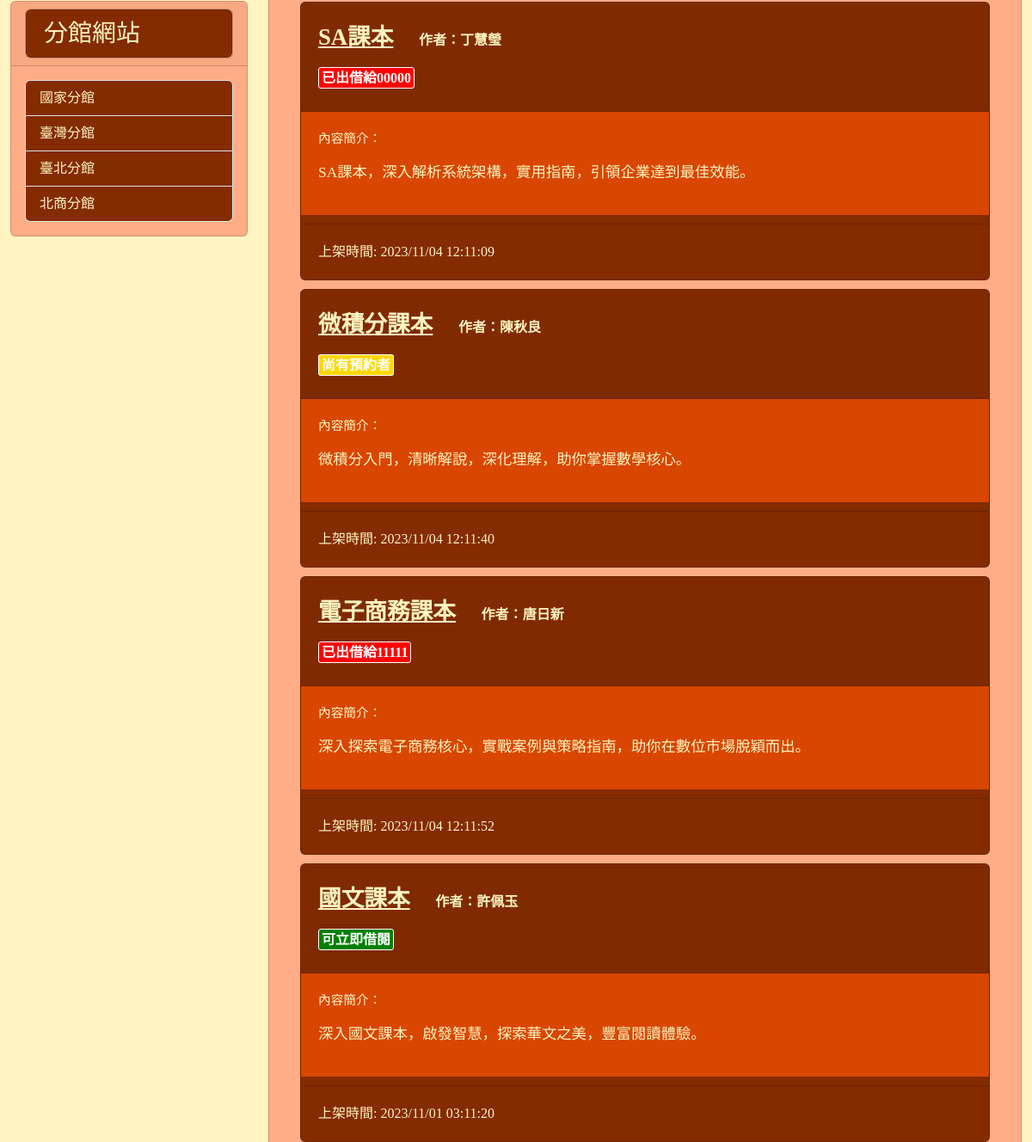
Before: / (middle part) with the older database file.
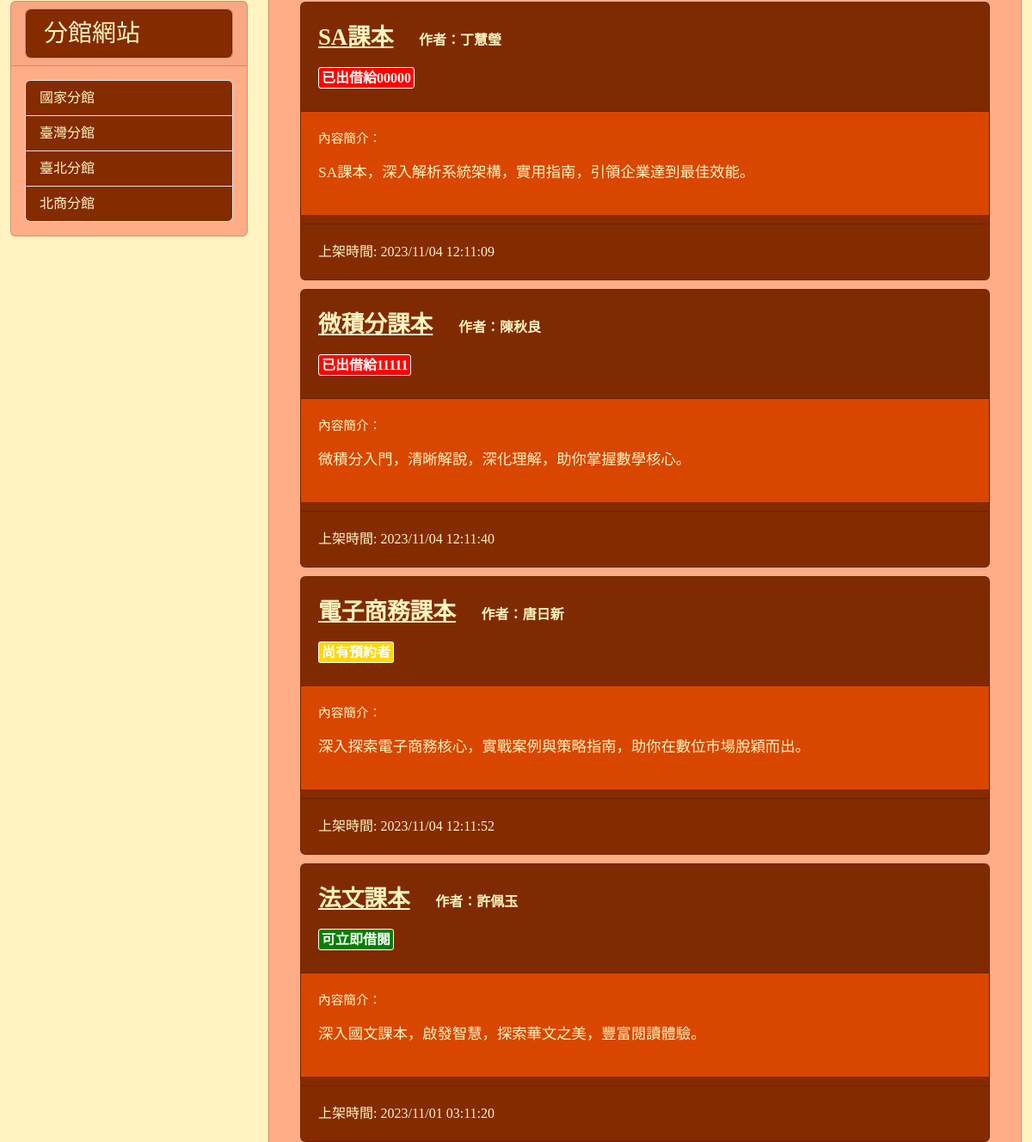
After: the same page with the newer database file.
### mysite/models.py (models this page shows, shortened)
class Post(models.Model):
    title = models.CharField(max_length=50)
    write = models.CharField(max_length=50, default="不詳")
    slug = models.CharField(max_length=200)
    bookstype=[("一般書籍","一般書籍"),("教學用書","教學用書")]
    category = models.CharField(max_length=20, choices=bookstype, default="一般書籍")
    intro = models.TextField(default="", blank=True)
    photolink = models.TextField(default="", blank=True)
    body = models.TextField()
    borrower = models.CharField(max_length=150, blank=True, null=True)
    isBorrow = models.BooleanField(_("外借中"), default=False)
    pub_date = models.DateTimeField(auto_now_add=True)
    reservations = models.ManyToManyField(User, related_name='reserved_books', blank=True)
    borrowing_records = models.ManyToManyField(BorrowingRecord, related_name='borrowed_books', blank=True)
    @property
    def formatted_is_borrow(self):
        if self.isBorrow:
            try:
                user = User.objects.get(username=self.borrower)
                return f'<span style="color: white; background-color: red; border: 1px solid white; padding: 3px; border-radius: 3px;">已出借給{user.username}</span>'
            except User.DoesNotExist:
                return f'<span style="color: white; background-color: red; border: 1px solid white; padding: 3px; border-radius: 3px;">已出借給 {self.borrower}</span>'
        elif self.is_reserved:
            reservations = self.reservations.all()
            if reservations and self.borrower != reservations[0].username:
                return '<span style="color: white; background-color: gold; border: 1px solid white; padding: 3px; border-radius: 3px;">尚有預約者</span>'
        else:
            return '<span style="color: white; background-color: green; border: 1px solid white; padding: 3px; border-radius: 3px;">可立即借閱</span>'
    formatted_is_borrow.fget.short_description = "外借狀態"
    @property
    def is_reserved(self):
        return self.reservations.exists()
    class Meta:
        ordering = ("-pub_date",)

### mysite/views.py (the view)
# urls.py: path("",mv.homepage, name="homepage"),
def homepage(request):
    posts=Post.objects.all()
    now=datetime.now()
    return render(request,"index.html",locals())

### templates/index.html (shortened to what this page needs)
{% extends "base.html" %}
{% block content %}
{% for post in posts %}
<div class="card" style="background-color: #842B00; margin-bottom: 10px; margin-left: 20px; margin-right: 20px;">
    <div class="card-header" style="padding: 10px;">
        <p style="font-family: 微軟正黑體; font-size: 14pt; font-weight: bold; color: #FFF4C1; margin-top: 10px;">
            <a href="/post/{{post.slug}}" style="font-family: 微軟正黑體; font-size: 20pt; font-weight: bold; color: #FFF4C1; padding: 10px; display: inline;">{{post.title}}</a>
            <span style="font-family: 微軟正黑體; font-size: 12pt; font-weight: bold; color: #FFF4C1; margin-left: 15px; margin-top: 0; margin-bottom: 0; margin-right: 20px;">作者：{{post.write}}</span>
        </p>
        <p style="font-family: 微軟正黑體; font-size: 12pt; font-weight: bold; color: #FFF4C1; margin-left: 10px;">
            {{post.formatted_is_borrow|safe}}
        </p>
    </div>
    <div class="card-body" style="font-family: 微軟正黑體; color: #FFF4C1; background-color: #D94600; padding: 20px;">
        <p style="font-size: 11pt;">內容簡介：</p>
        <p style="font-size: 13pt;">
            {{post.intro|truncatechars:40}}
        </p>
    </div>
    <div class="card-footer" style="font-family: 微軟正黑體; margin-top: 10px; color: #FFF4C1; background-color: #842B00; padding: 20px;">
        <p style="font-family:微軟正黑體; font-size:12pt; padding: 0px; margin-bottom: 0px;">
            上架時間:{{post.pub_date| date:" Y/m/d h:m:s"}}
        </p>
    </div>
</div>
{% endfor %}
{% endblock content %}

Changed rows visible on the page:
changed Post "微積分課本": isBorrow False → True (drawn); formatted_is_borrow "尚有預約者" → "已出借給11111"
changed Post "電子商務課本": isBorrow True → False (drawn); formatted_is_borrow "已出借給11111" → "尚有預約者"
changed Post "深入國文課本，啟發智慧，探索華文之美，豐富閱讀體驗。": title "國文課本" → "法文課本"
